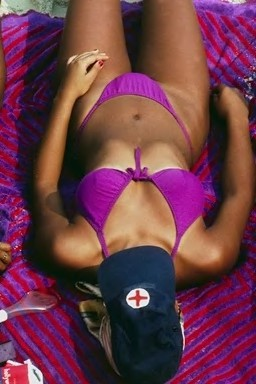
#> input picture image_classifiers/monolithic_feature_extraction/images/105.jpg, 256 x 384 px; its folder holds only this picture in this run
$ python LBP.py
#> lines starting #> are read from the running program, lines starting #| are printed output that depends on the picture
import cv2
import numpy as np
import pandas as pd
import re
import math

from skimage import feature
from imutils import paths

def label(n):
    return {
        0: 'c1',
        1: 'c2',
        2: 'c3',
        3: 'c4',
        4: 'c5',
        5: 'c6',
        6: 'c7',
        7: 'c8',
        8: 'c9',
        9: 'c10'
    }[n]

X = []
for arquivo in paths.list_images('images'):
    imagem = cv2.imread(arquivo)
#> imagem is the input picture: shape (384, 256, 3); mean B, G, R 72.9, 57.9, 110.2
    altura, largura, _ = imagem.shape
#> altura = 384; largura = 256
    classe = math.floor(int(re.sub("\D", "", arquivo.split("/")[1]))/100)
    print("classe =",  classe)
    cinza = cv2.cvtColor(imagem, cv2.COLOR_BGR2GRAY)
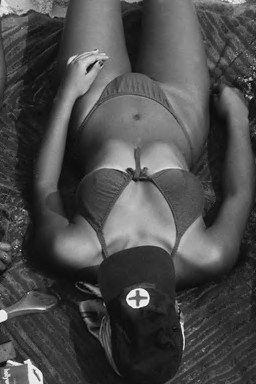
#> cinza: shape (384, 256); min 4, max 249, mean 75.2
    rgb   = cv2.cvtColor(imagem, cv2.COLOR_BGR2RGB)

    r_histograma = cv2.calcHist([rgb], [0], None, [256], [0, 256])/(altura*largura)
#> r_histograma = 256 values, max 0.00852 at index 23, min 0.000102 at index 249, mean 0.00391
    g_histograma = cv2.calcHist([rgb], [1], None, [256], [0, 256])/(altura*largura)
#> g_histograma = 256 values, max 0.0253 at index 21, min 0 at index 248, mean 0.00391
    b_histograma = cv2.calcHist([rgb], [2], None, [256], [0, 256])/(altura*largura)
#> b_histograma = 256 values, max 0.0107 at index 49, min 2.03e-05 at index 252, mean 0.00391

    lbp = feature.local_binary_pattern(cinza, 59, 1, method="uniform")
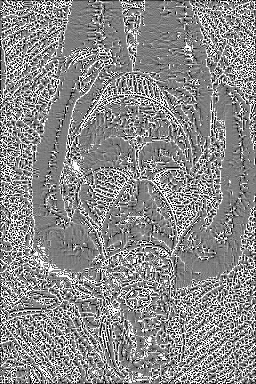
#> lbp: shape (384, 256) float64; min 0, max 60, mean 32.4; drawn with min black and max white
    (lbp_histograma, _) = np.histogram(lbp.ravel(), bins=59, range=(0, 59))
#> lbp_histograma = 59 values, max 7619 at index 58, min 233 at index 2, mean 1537.5
    lbp_histograma = lbp_histograma.astype("float")
    lbp_histograma /= (lbp_histograma.sum())
#> lbp_histograma = 59 values, max 0.084 at index 58, min 0.00257 at index 2, mean 0.0169

    X_image = [r_histograma, g_histograma, b_histograma, lbp_histograma]

    X_image_aux = []
    for aux in X_image:
        X_image_aux = np.append(X_image_aux, np.ravel(aux))
#> this loop made 4 passes
#> after the loop, X_image_aux = 827 values, max 0.084 at index 826, min 0 at index 504, mean 0.00484

    X_image = [i for i in X_image_aux]
#> X_image has the same summary as X_image_aux
    X_image.append(label(classe))

    X.append(X_image)
df = pd.DataFrame(X)
#> df = table of 1 rows and 828 columns
df.to_csv('feat.csv', header=False, index=False)

$ run again, on image_classifiers/monolithic_feature_extraction/images/131.jpg
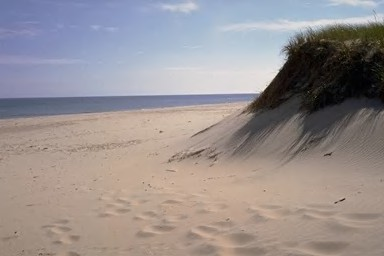
#> input picture image_classifiers/monolithic_feature_extraction/images/131.jpg, 384 x 256 px
#> imagem is the input picture: shape (256, 384, 3); mean B, G, R 144.4, 144.3, 152
#> `cinza = cv2.cvtColor(imagem, cv2.COLOR_BGR2GRAY)`:
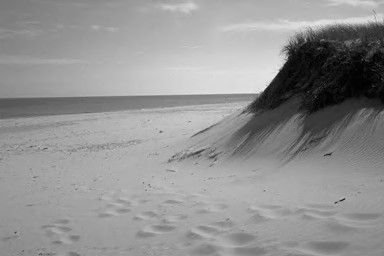
#> cinza: shape (256, 384); min 0, max 238, mean 146.6
#> r_histograma = 256 values, max 0.0155 at index 170, min 0 at index 237, mean 0.00391
#> g_histograma = 256 values, max 0.0195 at index 151, min 0 at index 232, mean 0.00391
#> b_histograma = 256 values, max 0.0193 at index 149, min 0 at index 243, mean 0.00391
#> `lbp = feature.local_binary_pattern(cinza, 59, 1, method="uniform")`:
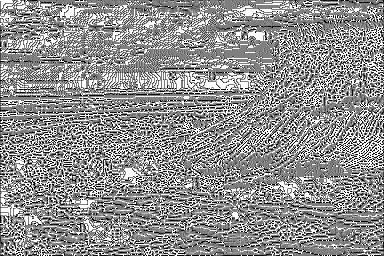
#> lbp: shape (256, 384) float64; min 0, max 60, mean 33.9; drawn with min black and max white
#> `(lbp_histograma, _) = np.histogram(lbp.ravel(), bins=59, range=(0, 59))`: lbp_histograma = 59 values, max 14217 at index 58, min 198 at index 57, mean 1553.2
#> `lbp_histograma /= (lbp_histograma.sum())`: lbp_histograma = 59 values, max 0.155 at index 58, min 0.00216 at index 57, mean 0.0169
#> the loop `for aux in X_image:` made 4 passes
#> after the loop `for aux in X_image:`: X_image_aux = 827 values, max 0.155 at index 826, min 0 at index 237, mean 0.00484
#> X_image has the same summary as X_image_aux
#> df = table of 1 rows and 828 columns

$ run again, on image_classifiers/monolithic_feature_extraction/images/139.jpg
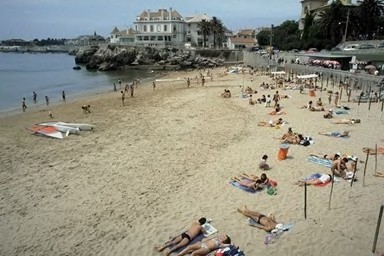
#> input picture image_classifiers/monolithic_feature_extraction/images/139.jpg, 384 x 256 px
#> imagem is the input picture: shape (256, 384, 3); mean B, G, R 129.2, 143.7, 145.5
#> `cinza = cv2.cvtColor(imagem, cv2.COLOR_BGR2GRAY)`:
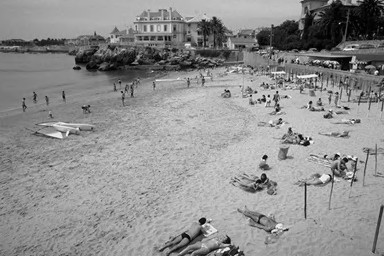
#> cinza: shape (256, 384); min 0, max 254, mean 142.6
#> r_histograma = 256 values, max 0.0114 at index 169, min 0 at index 254, mean 0.00391
#> g_histograma = 256 values, max 0.0145 at index 181, min 0 at index 249, mean 0.00391
#> b_histograma = 256 values, max 0.0147 at index 152, min 0 at index 242, mean 0.00391
#> `lbp = feature.local_binary_pattern(cinza, 59, 1, method="uniform")`:
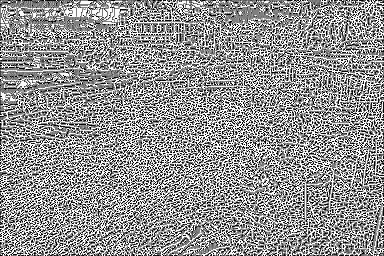
#> lbp: shape (256, 384) float64; min 0, max 60, mean 34.6; drawn with min black and max white
#> `(lbp_histograma, _) = np.histogram(lbp.ravel(), bins=59, range=(0, 59))`: lbp_histograma = 59 values, max 10660 at index 58, min 544 at index 57, mean 1402.7
#> `lbp_histograma /= (lbp_histograma.sum())`: lbp_histograma = 59 values, max 0.129 at index 58, min 0.00657 at index 57, mean 0.0169
#> the loop `for aux in X_image:` made 4 passes
#> after the loop `for aux in X_image:`: X_image_aux = 827 values, max 0.129 at index 826, min 0 at index 254, mean 0.00484
#> X_image has the same summary as X_image_aux
#> df = table of 1 rows and 828 columns

$ run again, on image_classifiers/monolithic_feature_extraction/images/156.jpg
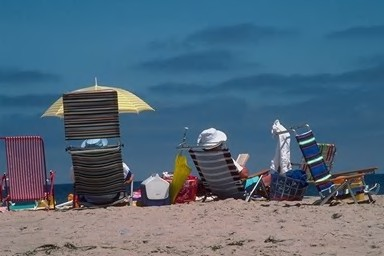
#> input picture image_classifiers/monolithic_feature_extraction/images/156.jpg, 384 x 256 px
#> imagem is the input picture: shape (256, 384, 3); mean B, G, R 124.1, 105.3, 82
#> `cinza = cv2.cvtColor(imagem, cv2.COLOR_BGR2GRAY)`:
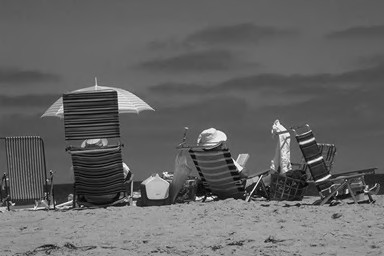
#> cinza: shape (256, 384); min 0, max 248, mean 100.4
#> r_histograma = 256 values, max 0.0287 at index 49, min 1.02e-05 at index 251, mean 0.00391
#> g_histograma = 256 values, max 0.036 at index 112, min 0 at index 251, mean 0.00391
#> b_histograma = 256 values, max 0.0407 at index 150, min 4.07e-05 at index 249, mean 0.00391
#> `lbp = feature.local_binary_pattern(cinza, 59, 1, method="uniform")`:
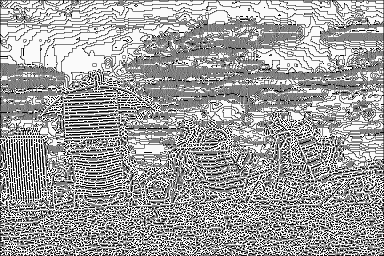
#> lbp: shape (256, 384) float64; min 0, max 60, mean 37.7; drawn with min black and max white
#> `(lbp_histograma, _) = np.histogram(lbp.ravel(), bins=59, range=(0, 59))`: lbp_histograma = 59 values, max 25431 at index 58, min 334 at index 16, mean 1530.6
#> `lbp_histograma /= (lbp_histograma.sum())`: lbp_histograma = 59 values, max 0.282 at index 58, min 0.0037 at index 16, mean 0.0169
#> the loop `for aux in X_image:` made 4 passes
#> after the loop `for aux in X_image:`: X_image_aux = 827 values, max 0.282 at index 826, min 0 at index 507, mean 0.00484
#> X_image has the same summary as X_image_aux
#> df = table of 1 rows and 828 columns

$ run again, on image_classifiers/monolithic_feature_extraction/images/115.jpg
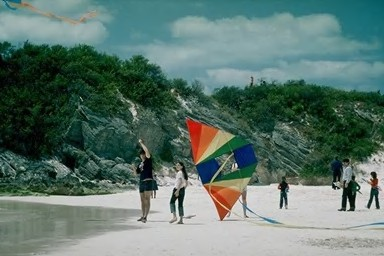
#> input picture image_classifiers/monolithic_feature_extraction/images/115.jpg, 384 x 256 px
#> imagem is the input picture: shape (256, 384, 3); mean B, G, R 109.1, 117.8, 93.4
#> `cinza = cv2.cvtColor(imagem, cv2.COLOR_BGR2GRAY)`:
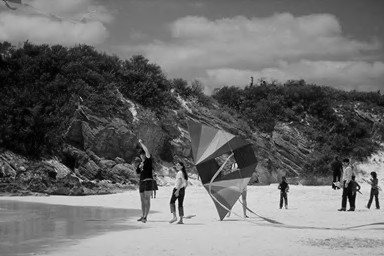
#> cinza: shape (256, 384); min 0, max 242, mean 109.5
#> r_histograma = 256 values, max 0.034 at index 0, min 0 at index 254, mean 0.00391
#> g_histograma = 256 values, max 0.0103 at index 201, min 0 at index 237, mean 0.00391
#> b_histograma = 256 values, max 0.00946 at index 199, min 0 at index 232, mean 0.00391
#> `lbp = feature.local_binary_pattern(cinza, 59, 1, method="uniform")`:
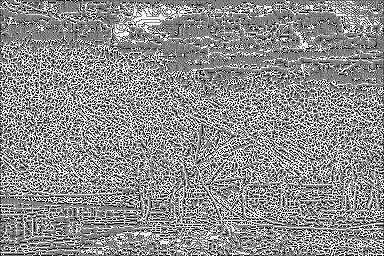
#> lbp: shape (256, 384) float64; min 0, max 60, mean 33.9; drawn with min black and max white
#> `(lbp_histograma, _) = np.histogram(lbp.ravel(), bins=59, range=(0, 59))`: lbp_histograma = 59 values, max 10694 at index 58, min 404 at index 2, mean 1480.5
#> `lbp_histograma /= (lbp_histograma.sum())`: lbp_histograma = 59 values, max 0.122 at index 58, min 0.00463 at index 2, mean 0.0169
#> the loop `for aux in X_image:` made 4 passes
#> after the loop `for aux in X_image:`: X_image_aux = 827 values, max 0.122 at index 826, min 0 at index 254, mean 0.00484
#> X_image has the same summary as X_image_aux
#> df = table of 1 rows and 828 columns
